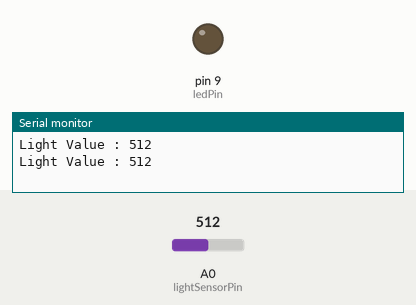
Simulated run of this sketch. Board: Arduino Uno, built with avr-gcc and run on an emulated ATmega328P. On the bench: output pins drawn as LEDs (lit = HIGH), the last lines printed to the serial monitor. The test bench sets the inputs (shaded band); at power-on: A0 (lightSensorPin) = 512.

Above: at 1.8 s.
1.9 s: A0 (lightSensorPin) set to 485
At 3.2 s:
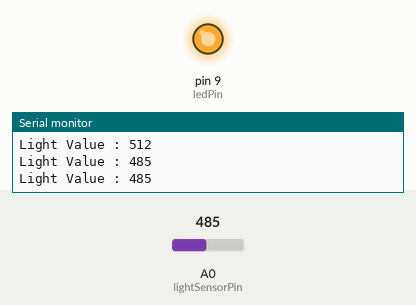
3.5 s: A0 (lightSensorPin) set to 510
At 4.8 s:
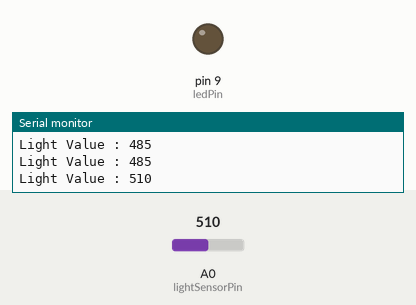
5.5 s: A0 (lightSensorPin) set to 490
At 6.4 s:
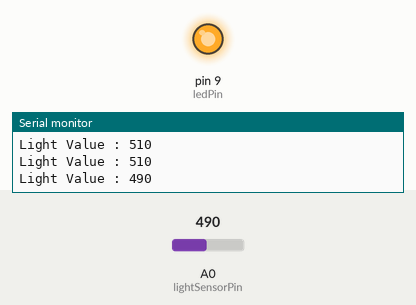
Timing chart, 0 to 8.5 s (numbered marks = the images above; inputs shaded):
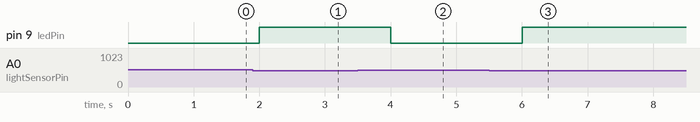

The sketch:

Automatisation_de_l_eclairage.ino
```cpp
// Pin de la LED
const int ledPin = 9;
// Pin du capteur de luminosité
const int lightSensorPin = A0;
// Seuil d'obscurité
const int darknessThreshold = 500;

void setup() {
  // Configurer le pin de la LED en sortie
  pinMode(ledPin, OUTPUT);
  // Configurer le moniteur série
  Serial.begin(9600);
}

void loop() {
  // Lire la valeur du capteur de luminosité
  int lightValue = analogRead(lightSensorPin);
  // Afficher la valeur sur le moniteur série
  Serial.print("Light Value : ");
  Serial.println(lightValue);
  // Vérifier si la valeur est inférieure au seuil d'obscurité
  if (lightValue < darknessThreshold) {
    // Allumer la LED
    digitalWrite(ledPin, HIGH);
  } else {
    // Eteindre la LED
    digitalWrite(ledPin, LOW);
  }
  delay(1000);
}
```

Measured:
- the behaviour switches between 500 and 499 on A0 (lightSensorPin) (found by bisection; images 0 and 1)
- after the input at 1.9 s, pin 9 (ledPin): LOW → HIGH after 0.10 s
- after the input at 3.5 s, pin 9 (ledPin): HIGH → LOW after 0.50 s
- after the input at 5.5 s, pin 9 (ledPin): LOW → HIGH after 0.50 s
